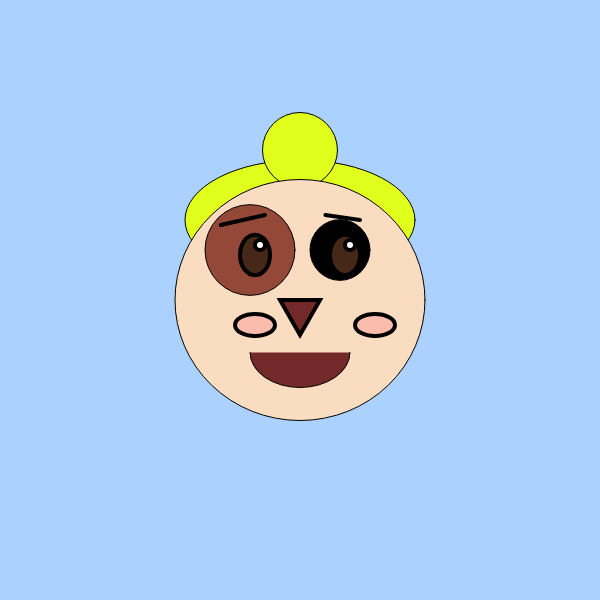
Frame 1 (no input)
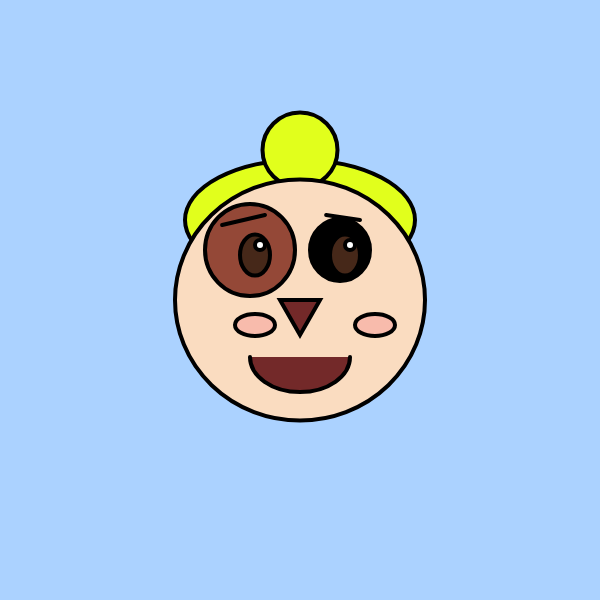
Frame 60 (no input)
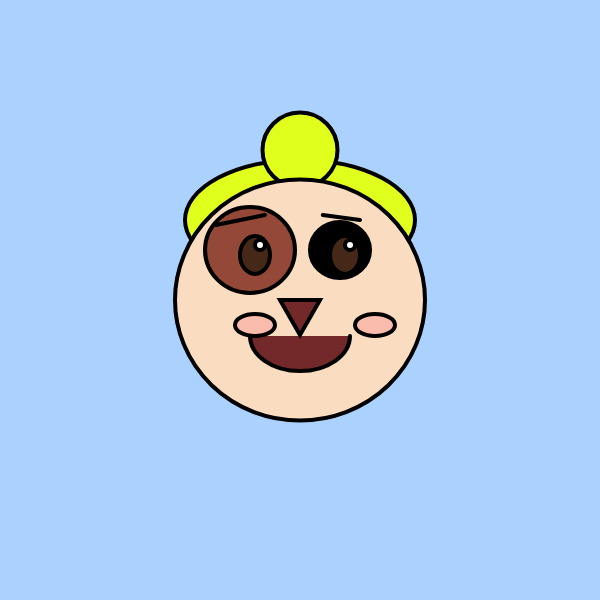
Frame 120 (the mouse pressed at the canvas centre since frame 60)

The p5.js sketch that drew these frames (run headless with seeded random() and noise() and a simulated clock; from frame 60 on, the mouse is pressed at the canvas centre):

// p5.js sketch
// ── sketch.js
//Farem moviments repetitius gràcias al sinus i cosinus que produiran vanvis de color repetituis o moviments repetitius de la boca, els ulls tota la cara, les pipul·les, etc.
//primer crearem unes variables: canvi petit que canviarà de -8a a +8,canvimitja que canviarà de -15a+15,canvigran que canviarà -50a +50 canvimoltgran que canviarà -127a+127 
function setup() {
  createCanvas(600, 600);//l'area de dibuix de 600 px del 600 de cada costat.
}

function draw() {
    
let canvipetit=sin(frameCount*0.05)*8;
let canvimitja=sin(frameCount*0.05)*15;
let canvigran=sin(frameCount*0.05)*50;
let canvimoltgran=sin(frameCount*0.05)*127;
print(canvipetit);

  background(171, 210, 255 );//fons de la pantalla o dibuix, gris si te un número entre 0 i 255, zero es negra i 255 es blanc. Qualsevol número entre 0 i 255 serà gris. Si tenim 3 numeros el primer número és vermellor o R (red), el segon número és la verdor o G (green) i el tercer número és la blavor o B (bleu). Els colors RGB permeten construir setze mil·lions de colors diferents (255x255x255)
 
fill(225,257,28);//Color marró del cabell
ellipse(300,220,230,120);//Dibuixa una el·lipse per formar el cabell
ellipse(300,150,75,75);// Dibuixa una altra el·lipse per formar el cabell
  fill(250, 220, 192);//Color de la cara
  ellipse(300,300,250,241,250);//El primer número entre parèntesis és la posició x del centre,el segon número és la posició i alçada del centre de l'el·lipse,el tercer número és l'amplada i el queart número és l'alçada de l'el·lipse
  fill(-57,-83,0);//Color ull dret esquerre.Funciona com el background amb rgb
    ellipse(340,250,60,60 + canvimitja);//ull esquerre
  fill(148, 72, 55);//color ull esquerre
  ellipse(250,250,90,90 +canvimitja);//ull dret
    fill(148, 72, 55);//color ull dret
  fill(115,41,41);//color marró fos del nas
  arc(300,350 +canvigran,100,70,0,PI);//Funciona com l'el·lipse els priemrs quatre números i els dos últims són 0 PI o PI,0.Boca
      strokeWeight(4);
triangle(280,300,320,300,300,335);//El nas
  fill(70, 40, 25); // Color marró fosc de les pupil·les
  ellipse(255,255,30,40 + canvipetit);//Pupil·la de l'ull dret
  ellipse(345,255,30,40 + canvipetit);//Pupil·la de l'ull esquerre
  fill(255,255,255);//Color blanc per donar brillantor als ulls
  ellipse(260,245,10,10);//Brillantor de l'ull dret
  ellipse(350,245,10,10);//Brillantor de l'ull esquerre
    line(220 + canvimitja,225,265,215,0,PI);//Cella esquerre
  line(325 + canvipetit,215,360,220,0,PI);//Cella dreta
  fill(245, 150, 150, 120);//Color rosa clar per a les galtes
  ellipse(255,325,40,22);//Galta dreta
  ellipse(375,325,40,22);//Galta esquerre
  
  

  


 

  
'}'

  
  

  

 


 
  

  
  
 
}
